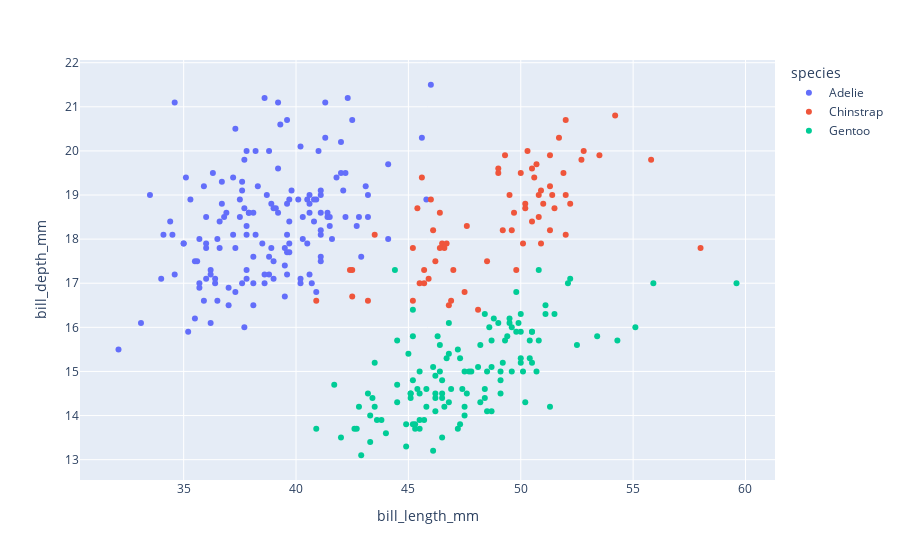

The notebook cell saved with this chart:
### Code cell
px.scatter( data_frame=penguins, x = 'bill_length_mm', y = 'bill_depth_mm', color='species')

### Figure 1 — Plotly figure (JSON) as saved in the notebook; plotly's stock layout.template omitted (floating-point values rounded to 4 significant figures; data arrays with more than 128 entries replaced by an {"elided": "..."} marker saying what was removed)
{"data": [{"hovertemplate": "species=Adelie<br>bill_length_mm=%{x}<br>bill_depth_mm=%{y}<extra></extra>", "legendgroup": "Adelie", "marker": {"color": "#636efa", "symbol": "circle"}, "mode": "markers", "name": "Adelie", "orientation": "v", "showlegend": true, "type": "scatter", "x": {"elided": "152 float values"}, "xaxis": "x", "y": {"elided": "152 float values"}, "yaxis": "y"}, {"hovertemplate": "species=Chinstrap<br>bill_length_mm=%{x}<br>bill_depth_mm=%{y}<extra></extra>", "legendgroup": "Chinstrap", "marker": {"color": "#EF553B", "symbol": "circle"}, "mode": "markers", "name": "Chinstrap", "orientation": "v", "showlegend": true, "type": "scatter", "x": [46.5, 50, 51.3, 45.4, 52.7, 45.2, 46.1, 51.3, 46, 51.3, 46.6, 51.7, 47, 52, 45.9, 50.5, 50.3, 58, 46.4, 49.2, 42.4, 48.5, 43.2, 50.6, 46.7, 52, 50.5, 49.5, 46.4, 52.8, 40.9, 54.2, 42.5, 51, 49.7, 47.5, 47.6, 52, 46.9, 53.5, 49, 46.2, 50.9, 45.5, 50.9, 50.8, 50.1, 49, 51.5, 49.8, 48.1, 51.4, 45.7, 50.7, 42.5, 52.2, 45.2, 49.3, 50.2, 45.6, 51.9, 46.8, 45.7, 55.8, 43.5, 49.6, 50.8, 50.2], "xaxis": "x", "y": [17.9, 19.5, 19.2, 18.7, 19.8, 17.8, 18.2, 18.2, 18.9, 19.9, 17.8, 20.3, 17.3, 18.1, 17.1, 19.6, 20, 17.8, 18.6, 18.2, 17.3, 17.5, 16.6, 19.4, 17.9, 19, 18.4, 19, 17.8, 20, 16.6, 20.8, 16.7, 18.8, 18.6, 16.8, 18.3, 20.7, 16.6, 19.9, 19.5, 17.5, 19.1, 17, 17.9, 18.5, 17.9, 19.6, 18.7, 17.3, 16.4, 19, 17.3, 19.7, 17.3, 18.8, 16.6, 19.9, 18.8, 19.4, 19.5, 16.5, 17, 19.8, 18.1, 18.2, 19, 18.7], "yaxis": "y"}, {"hovertemplate": "species=Gentoo<br>bill_length_mm=%{x}<br>bill_depth_mm=%{y}<extra></extra>", "legendgroup": "Gentoo", "marker": {"color": "#00cc96", "symbol": "circle"}, "mode": "markers", "name": "Gentoo", "orientation": "v", "showlegend": true, "type": "scatter", "x": [46.1, 50, 48.7, 50, 47.6, 46.5, 45.4, 46.7, 43.3, 46.8, 40.9, 49, 45.5, 48.4, 45.8, 49.3, 42, 49.2, 46.2, 48.7, 50.2, 45.1, 46.5, 46.3, 42.9, 46.1, 44.5, 47.8, 48.2, 50, 47.3, 42.8, 45.1, 59.6, 49.1, 48.4, 42.6, 44.4, 44, 48.7, 42.7, 49.6, 45.3, 49.6, 50.5, 43.6, 45.5, 50.5, 44.9, 45.2, 46.6, 48.5, 45.1, 50.1, 46.5, 45, 43.8, 45.5, 43.2, 50.4, 45.3, 46.2, 45.7, 54.3, 45.8, 49.8, 46.2, 49.5, 43.5, 50.7, 47.7, 46.4, 48.2, 46.5, 46.4, 48.6, 47.5, 51.1, 45.2, 45.2, 49.1, 52.5, 47.4, 50, 44.9, 50.8, 43.4, 51.3, 47.5, 52.1, 47.5, 52.2, 45.5, 49.5, 44.5, 50.8, 49.4, 46.9, 48.4, 51.1, 48.5, 55.9, 47.2, 49.1, 47.3, 46.8, 41.7, 53.4, 43.3, 48.1, 50.5, 49.8, 43.5, 51.5, 46.2, 55.1, 44.5, 48.8, 47.2, null, 46.8, 50.4, 45.2, 49.9], "xaxis": "x", "y": [13.2, 16.3, 14.1, 15.2, 14.5, 13.5, 14.6, 15.3, 13.4, 15.4, 13.7, 16.1, 13.7, 14.6, 14.6, 15.7, 13.5, 15.2, 14.5, 15.1, 14.3, 14.5, 14.5, 15.8, 13.1, 15.1, 14.3, 15, 14.3, 15.3, 15.3, 14.2, 14.5, 17, 14.8, 16.3, 13.7, 17.3, 13.6, 15.7, 13.7, 16, 13.7, 15, 15.9, 13.9, 13.9, 15.9, 13.3, 15.8, 14.2, 14.1, 14.4, 15, 14.4, 15.4, 13.9, 15, 14.5, 15.3, 13.8, 14.9, 13.9, 15.7, 14.2, 16.8, 14.4, 16.2, 14.2, 15, 15, 15.6, 15.6, 14.8, 15, 16, 14.2, 16.3, 13.8, 16.4, 14.5, 15.6, 14.6, 15.9, 13.8, 17.3, 14.4, 14.2, 14, 17, 15, 17.1, 14.5, 16.1, 14.7, 15.7, 15.8, 14.6, 14.4, 16.5, 15, 17, 15.5, 15, 13.8, 16.1, 14.7, 15.8, 14, 15.1, 15.2, 15.9, 15.2, 16.3, 14.1, 16, 15.7, 16.2, 13.7, null, 14.3, 15.7, 14.8, 16.1], "yaxis": "y"}], "layout": {"legend": {"title": {"text": "species"}, "tracegroupgap": 0}, "margin": {"t": 60}, "xaxis": {"anchor": "y", "domain": [0, 1], "title": {"text": "bill_length_mm"}}, "yaxis": {"anchor": "x", "domain": [0, 1], "title": {"text": "bill_depth_mm"}}}}
